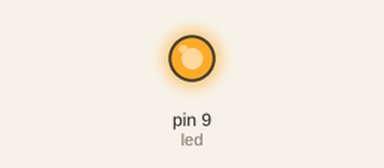
The sketch below on a simulated Arduino Uno, built with avr-gcc and run on an emulated ATmega328P. On the bench: output pins drawn as LEDs (lit = HIGH).

Above: at 0.05 s.
At 0.75 s:
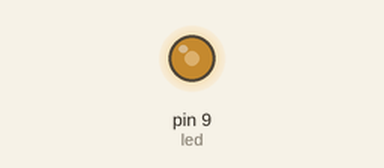
At 1.5 s:
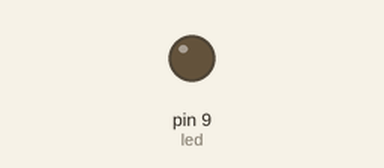
Timing chart, 0 to 3.5 s (numbered marks = the images above):
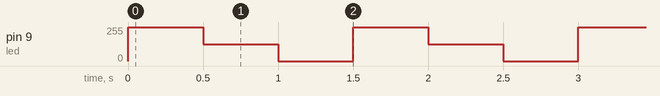

Measured:
- by itself, pin 9 (led): repeats every 1.5 s: 127/255 0.50 s, 0/255 0.50 s, 255/255 0.50 s

The sketch:

analog.ino
```cpp
int led = 9;

void setup()
{
  pinMode(led, OUTPUT);
}

void loop()
{
  analogWrite(led, 255);
  delay(500);

  analogWrite(led, 127);
  delay(500);

  analogWrite(led, 0);
  delay(500);
}
```
